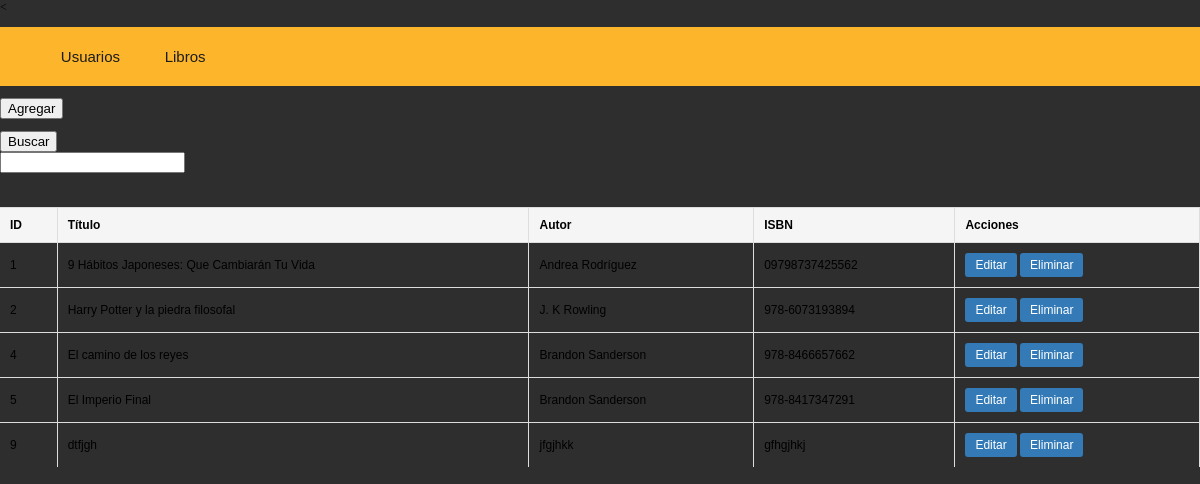
Screenshot of /librosAdmin.php with the database file from the repository.
### tables this page shows
CREATE TABLE `libros` (
  `id` bigint(20) NOT NULL,
  `portada` varchar(50) DEFAULT NULL,
  `titulo` varchar(50) DEFAULT NULL,
  `autor` varchar(50) DEFAULT NULL,
  `editorial` varchar(50) DEFAULT NULL,
  `genero` varchar(50) DEFAULT NULL,
  `precio` bigint(20) DEFAULT NULL,
  `paginas` int(6) DEFAULT NULL,
  `isbn` varchar(50) DEFAULT NULL,
  `fechaPubli` date DEFAULT NULL
);

### LibrosAdmin.php (the view, shortened to what this page needs)
<!DOCTYPE html>
<html lang="en">
<head>
  <link rel="stylesheet" href="Style.css">
</head>
<body>
<<nav class="nav">
    <div class="nav">
      <ul>
        <li class="nav-item">
          <a class="nav-link" href="UsuariosAdmin.php">Usuarios</a>
        </li>
        <li class="nav-item">
          <a class="nav-link" href="LibrosAdmin.php">Libros</a>
        </li>
      </ul>
    </div>
  </nav>
  <body>
  <form action="AgregarLibrosAdmin.html">
    <input type="submit" class="submitBtn" value="Agregar">
</form>
<form method="POST" action="BuscarLibrosAdmin.php">
    <input type="submit" class="submitBtn" value="Buscar">
    <div class="inputContainer">
        <input type="number" name="id">
    </div>
</form>
<?php
include 'conexion.php';
$sql = "SELECT id, titulo, autor, isbn FROM libros";
$result = $con->query($sql);
echo "<table>";
echo "<tr><th>ID</th><th>Título</th><th>Autor</th><th>ISBN</th><th>Acciones</th></tr>";
while ($row = $result->fetch_assoc()) {
    echo "<tr><td>" . $row["id"] . "</td><td>" . $row["titulo"] . "</td><td>" . $row["autor"] . "</td><td>" . $row["isbn"] . "</td><td>";
    echo '<a href="editarLibro.php?id=' . $row["id"] . '">Editar</a> ';
    echo '<a href="eliminarLibro.php?id=' . $row["id"] . '">Eliminar</a>';
    echo "</td></tr>";
}
echo "</table>";
?>
</body>

### Style.css (style rules this page uses)
.nav { background-color: #fdb62c; list-style: none; margin: 0; padding: 0; position: sticky; }
.nav-item { display: inline-block; font-family: 'Franklin Gothic Medium', 'Arial Narrow', Arial, sans-serif; font-size: 1.25vw; }
.nav-item a { color: #1c1c1c; display: block; padding: 1.389em; text-decoration: none; }
body { background-color: #2e2e2e; font-size: 1vw; margin: 0; padding: 0; }
.inputContainer { position: relative; height: 3.125vw; width: 90%; margin-bottom: 1.458vw; }
::placeholder { color: transparent; }
table { width: 100%; border-collapse: collapse; font-family: Arial, sans-serif; }
table th, table td { padding: 10px; text-align: left; border-bottom: 1px solid #ddd; border-right: 1px solid #ddd; }
table th { background-color: #f5f5f5; border-top: 1px solid #ddd; }
table tr:last-child td { border-bottom: none; }
table td a { display: inline-block; padding: 5px 10px; background-color: #337ab7; color: #fff; text-decoration: none; border-radius: 3px; }

### rows the page displays
libros: id "1", titulo "9 Hábitos Japoneses: Que Cambiarán Tu Vida", autor "Andrea Rodríguez", isbn "09798737425562"
libros: id "2", titulo "Harry Potter y la piedra filosofal", autor "J. K Rowling", isbn "978-6073193894"
libros: id "4", titulo "El camino de los reyes", autor "Brandon Sanderson", isbn "978-8466657662"
libros: id "5", titulo "El Imperio Final", autor "Brandon Sanderson", isbn "978-8417347291"
libros: id "9", titulo "dtfjgh", autor "jfgjhkk", isbn "gfhgjhkj"
